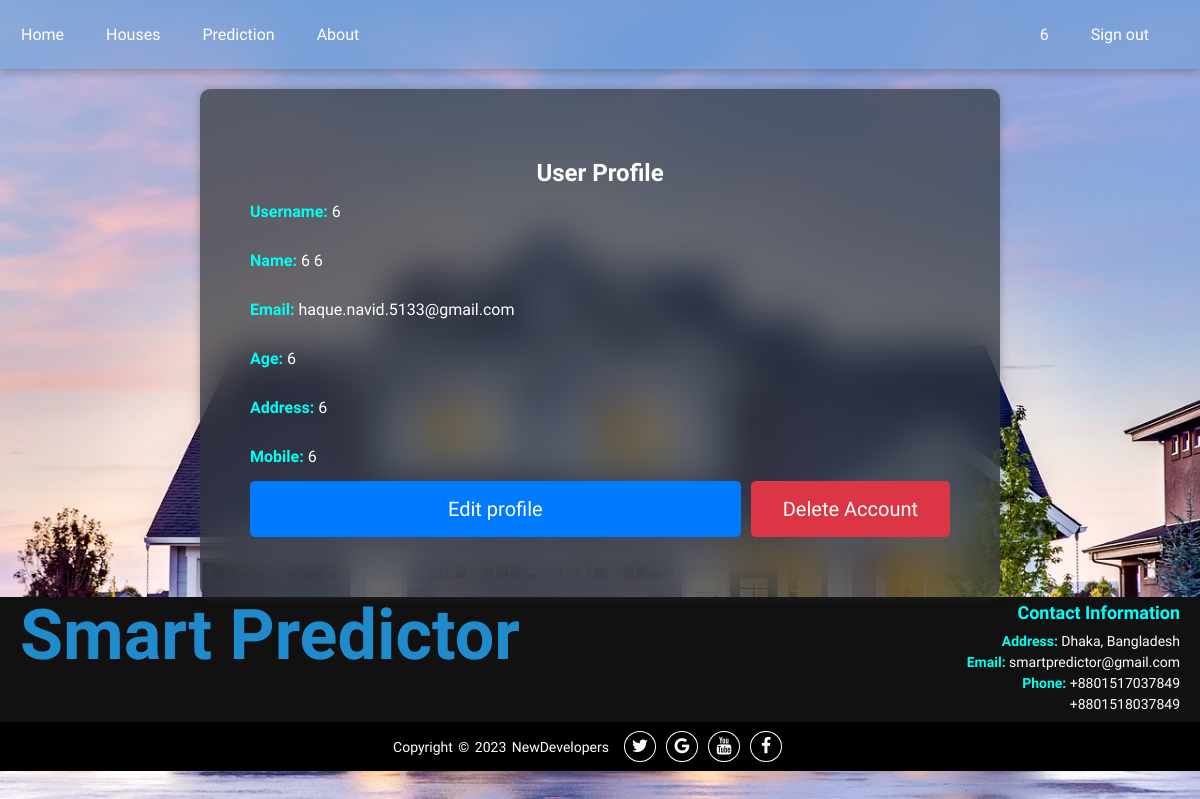
Screenshot of /user_profile/ (signed in) with the database file from the repository.
### myapp/models.py (models this page shows, shortened)
class UserProfile(models.Model):
    user = models.OneToOneField(User, on_delete=models.CASCADE)
    def fullname(self):
        return f"{self.user.first_name} {self.user.last_name}"
    age = models.IntegerField()
    address = models.CharField(max_length=255)
    mobile = models.CharField(max_length=15)
    GENDER = (
        ('Male', 'Male'),
        ('Female', 'Female'),
    )
    gender = models.CharField(max_length=10, choices=GENDER)

### myapp/views.py (the view, shortened to what this page needs)
# urls.py: path('user_profile/', views.user_profile, name='user_profile'),
def user_profile(request):
    user_profile = UserProfile.objects.get(user=request.user)
    profile_form = UserProfileForm(instance=user_profile)
    user_form = UserForm(instance=request.user)
    context = {
        'user_profile': user_profile,
        'profile_form': profile_form,
        'user_form': user_form,
    }
    return render(request, 'user_profile.html', context)

### myapp/templates/user_profile.html (shortened to what this page needs)
{% extends 'base.html' %}
{% load static %}
{% block extra-styles %}
<link rel="stylesheet" href="{% static 'myapp/css/__user_profile.css' %}" />
{% endblock %}
{% block content %}
<div class="containerinfo" id="userProfileView" >
    <h2>User Profile</h2>
    <div class="info">
        <p><strong>Username:</strong> {{ user_profile.user.username }}</p>
        <p><strong>Name:</strong> {{ user_profile.fullname }} </p>
        <p><strong>Email:</strong> {{ user_profile.user.email }}</p>
        <p><strong>Age:</strong> {{ user_profile.age }}</p>
        <p><strong>Address:</strong> {{ user_profile.address }}</p>
        <p><strong>Mobile:</strong> {{ user_profile.mobile }}</p>
    </div>
    <div class="button-container">
        <button id="editButton" class="b1">Edit profile</button>
        <form method="post">
            <button type="submit" name="delete_account" class="b2">Delete Account</button>
        </form>
    </div>
</div>
{% endblock %}

### myapp/templates/base.html (shortened to what this page needs)
<!DOCTYPE html>
{% load static %}
<html lang="en">
<head>
    <link rel="stylesheet" href="https://stackpath.bootstrapcdn.com/font-awesome/4.7.0/css/font-awesome.min.css">
    <link rel="stylesheet" href="{% static 'myapp/css/__base.css' %}" />
    {% block extra-styles %} {% endblock %}
</head>
<body>
    <div class="topnav">
        <a href="{% url 'home' %}">Home</a>
        <a href="{% url 'houses' %}">Houses</a>
        <a href="{% url 'prediction' %}">Prediction</a>
        <a href="{% url 'about_us' %}">About</a>
        <div id="user-links">
            {% if user.is_authenticated %}
                {% if user.is_superuser %}
                    <a href="{% url 'admin:index' %}" class="user-link">Admin Panel</a>
                    <a href="{% url 'logout' %}" class="user-link">Sign out</a>
                {% else %}
                <div class="user-info">
                    <a href="{% url 'user_profile' %}" class="user-link">{{ user.username }}</a>
                    <a href="{% url 'logout' %}" class="user-link">Sign out</a>
                </div>
                {% endif %}
            {% else %}
                <a href="{% url 'login' %}" class="user-link">Login</a>
                <a href="{% url 'register' %}" class="user-link">Sign-up</a>
            {% endif %}
        </div>
    </div>
    {% block content %}{% endblock %}
    <footer>
        <div class="footer-content">
            <div class="logo">
                <span class="eseba">Smart Predictor</span>
            </div>
            <div class="contact-info">
                <h3>Contact Information</h3>
                <ul>
                    <li><strong>Address:</strong> Dhaka, Bangladesh</li>
                    <li><strong>Email:</strong> smartpredictor@gmail.com</li>
                    <li><strong>Phone:</strong> +8801517037849</li>
                    <li>+8801518037849</li>
                </ul>
            </div>
        </div>
        <div class="footer-bottom">
            <p>Copyright &copy; 2023 NewDevelopers</p>
            <div class="footer-menu">
                <ul class="f-menu">
                    <li><a href="#"><i class="fa fa-twitter"></i></a></li>
                    <li><a href="#"><i class="fa fa-google"></i></a></li>
                    <li><a href="#"><i class="fa fa-youtube"></i></a></li>
                    <li><a href="#"><i class="fa fa-facebook"></i></a></li>
                </ul>
            </div>
        </div>
    </footer>
</body>
</html>

### myapp/static/myapp/css/__base.css (style rules this page uses)
* { margin: 0; padding: 0; box-sizing: border-box; }
body { font-family: 'Mooli', sans-serif; display: flex; min-height: 100vh; align-items: center; text-align: center; background-image: url(../images/background.png); background-size: cover; background-position: center; background-repeat: no-repeat; color: #fff; background-attachment: fixed; flex-direction: column; }
.topnav { position: sticky; top: 0; width: 100%; z-index: 999; background-color: rgba(97, 154, 212, 0.428); box-shadow: 0 4px 8px rgba(0, 0, 0, 0.2); backdrop-filter: blur(20px); }
.topnav a { float: left; display: block; color: rgb(255, 255, 255); text-align: center; font-weight: normal; padding: 25px 16px; margin: 0px 5px; transition: transform 0.4s; text-decoration: none; }
#user-links { float: right; margin-right: 20px; }
.user-link { color: #ffffff; text-align: center; padding: 25px 16px; margin: 0px 5px; transition: transform 0.3s; text-decoration: none; }
.user-info { display: flex; align-items: center; border-radius: 5px; margin-right: 10px; color: #fff; }
footer { width: 100%; color: #fff; text-align: center; }
.footer-content { background: #111; color: #fff; padding: 5px 20px; display: flex; justify-content: space-between; align-items: center; }
.logo .eseba { position: relative; top: -25px; margin: 0px auto; font-size: 70px; font-weight: 900; color: #1F8ACC; }
.contact-info { text-align: right; }
.contact-info h3 { color: aqua; font-size: 18px; margin-bottom: 10px; }
.contact-info ul { list-style-type: none; padding: 0; }
.contact-info ul li { font-size: 14px; margin: 5px 0; }
.contact-info ul li strong { font-weight: bold; }
.footer-bottom { background: #000; width: 100%; display: flex; align-items: center; justify-content: center; }
.footer-bottom p { font-size: 14px; word-spacing: 2px; text-transform: capitalize; margin: 0; }
.footer-menu { padding: 15px; float: right; }
.footer-menu ul { list-style: none; display: flex; align-items: center; justify-content: center; }
.footer-menu ul li { padding-right: 10px; display: block; }
.footer-menu ul li a { text-decoration: none; color: #fff; border: 1.1px solid white; padding: 5px; border-radius: 50%; }
.footer-menu ul li a i { font-size: 1.1rem; width: 20px; transition: color .4s ease; }

### myapp/static/myapp/css/__user_profile.css (style rules this page uses)
.containerinfo { float: left; width: 800px; min-height: 500px; padding: 50px; margin-top: 20px; position: relative; text-align: left; color: rgb(255, 255, 255); border-radius: 10px; box-shadow: 0 0 10px rgba(69, 69, 69, 0.355); background-color: rgba(48, 53, 58, 0.699); backdrop-filter: blur(20px); }
h2 { text-align: center; font-size: 24px; padding-top: 20px; }
p { padding: 15px 0px; }
strong { color: rgb(0, 255, 242); }
.button-container { font-family: Mooli, sans-serif; display: flex; justify-content: space-between; margin-bottom: 10px; }
.button-container button { font-family: Mooli, sans-serif; background-color: #dc3545; font-size: 20px; color: #fff; padding: 16px 32px; border: none; border-radius: 5px; cursor: pointer; transition: background-color 0.3s ease; flex: 1; }
#editButton { background-color: #007BFF; margin-right: 10px; width: 100px; }
a { color: white; text-decoration: none; }

### rows the page displays
UserProfile: user.username "6", fullname "6 6", user.email "haque.navid.5133@gmail.com", age "6", address "6", mobile "6"

### other values shown
{{ user.username }} "6"
